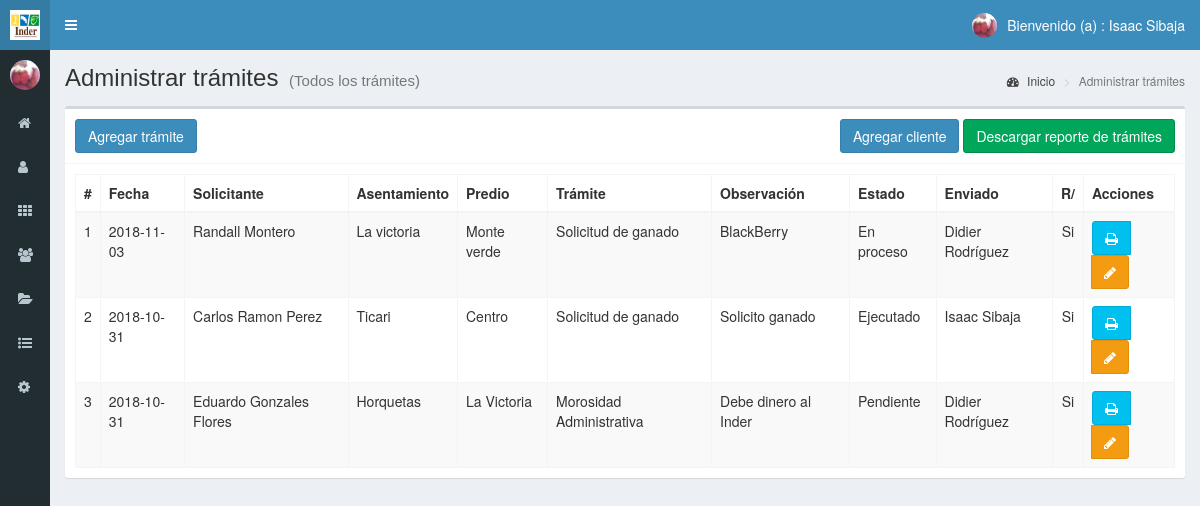
The page /tramites (signed in) on the database its author committed.
### tables this page shows
CREATE TABLE `tramites` (
  `id` int(11) NOT NULL,
  `fecha` date NOT NULL,
  `idCliente` int(11) NOT NULL,
  `asentamiento` text NOT NULL,
  `predio` text NOT NULL,
  `idTipoTramite` int(11) NOT NULL,
  `solicitudRespuesta` int(11) NOT NULL,
  `respuesta` text NOT NULL,
  `observacion` text NOT NULL,
  `idEstado` int(11) NOT NULL,
  `idUsuario` int(11) NOT NULL
);

CREATE TABLE `clientes` (
  `id` int(11) NOT NULL,
  `nombre` text NOT NULL,
  `documento` text NOT NULL,
  `email` text NOT NULL,
  `telefono` text NOT NULL,
  `telefono2` text NOT NULL,
  `direccion` text NOT NULL,
  `fecha_nacimiento` date NOT NULL,
  `observacion` text NOT NULL,
  `fecha` timestamp NOT NULL DEFAULT CURRENT_TIMESTAMP ON UPDATE CURRENT_TIMESTAMP
);

CREATE TABLE `tipotramite` (
  `id` int(11) NOT NULL,
  `tipo` text NOT NULL,
  `respuesta` text NOT NULL
);

CREATE TABLE `estados` (
  `id` int(11) NOT NULL,
  `estado` text NOT NULL,
  `color` text NOT NULL,
  `fecha` timestamp NOT NULL DEFAULT CURRENT_TIMESTAMP ON UPDATE CURRENT_TIMESTAMP
);

CREATE TABLE `usuarios` (
  `id` int(11) NOT NULL,
  `nombre` text NOT NULL,
  `usuario` text NOT NULL,
  `password` text NOT NULL,
  `email` text NOT NULL,
  `perfil` text NOT NULL,
  `foto` text NOT NULL,
  `estado` int(11) NOT NULL,
  `ultimo_login` timestamp NOT NULL DEFAULT CURRENT_TIMESTAMP ON UPDATE CURRENT_TIMESTAMP
);

### controladores/plantilla.controlador.php (called while the page is built)
<?php
class ControladorPlantilla
{
	static public function ctrPlantilla(){
		include "vistas/plantilla.php";
	}
}
?>

### index.php (called while the page is built, shortened)
<?php
require_once "controladores/plantilla.controlador.php";
require_once "controladores/usuarios.controlador.php";
require_once "controladores/estados.controlador.php";
require_once "controladores/clientes.controlador.php";
require_once "controladores/tramites.controlador.php";
require_once "controladores/tipotramite.controlador.php";
require_once "controladores/labores.controlador.php";
require_once "modelos/usuarios.modelo.php";
require_once "modelos/estados.modelo.php";
require_once "modelos/clientes.modelo.php";
require_once "modelos/tramites.modelo.php";
require_once "modelos/tipotramite.modelo.php";
$plantilla = new ControladorPlantilla();
$plantilla->ctrPlantilla();

### controladores/tramites.controlador.php (called while the page is built, shortened)
<?php
class ControladorTramites
{
    public static function ctrMostrarTramites($item, $valor)
    {
        $tabla = "tramites";
        $respuesta = ModeloTramites::mdlMostrarTramites($tabla, $item, $valor);
        return $respuesta;
    }
}

### modelos/conexion.php (called while the page is built)
<?php
class Conexion
{
    public static function conectar()
    {
        $link = new PDO("mysql:host=localhost;dbname=inder", "root", "");
        $link->exec("set names utf8");
        return $link;
    }
}

### modelos/tramites.modelo.php (called while the page is built, shortened)
<?php
require_once "conexion.php";
class ModeloTramites
{
    public static function mdlMostrarTramites($tabla, $item, $valor)
    {
        if ($item != null) {
            $stmt = Conexion::conectar()->prepare("SELECT * FROM $tabla WHERE $item = :$item");
            $stmt->bindParam(":" . $item, $valor, PDO::PARAM_STR);
            $stmt->execute();
            return $stmt->fetch();
        } else {
            $stmt = Conexion::conectar()->prepare("SELECT * FROM $tabla ORDER BY id DESC");
            $stmt->execute();
            return $stmt->fetchAll();
        }
    }
}

### controladores/clientes.controlador.php (called while the page is built, shortened)
<?php
class ControladorClientes
{
    public static function ctrMostrarClientes($item, $valor)
    {
        $tabla = "clientes";
        $respuesta = ModeloClientes::mdlMostrarClientes($tabla, $item, $valor);
        return $respuesta;
    }
}

### modelos/clientes.modelo.php (called while the page is built, shortened)
<?php
require_once "conexion.php";
class ModeloClientes
{
    public static function mdlMostrarClientes($tabla, $item, $valor)
    {
        if ($item != null) {
            $stmt = Conexion::conectar()->prepare("SELECT * FROM $tabla WHERE $item = :$item");
            $stmt->bindParam(":" . $item, $valor, PDO::PARAM_STR);
            $stmt->execute();
            return $stmt->fetch();
        } else {
            $stmt = Conexion::conectar()->prepare("SELECT * FROM $tabla ORDER BY id DESC");
            $stmt->execute();
            return $stmt->fetchAll();
        }
    }
}

### controladores/tipotramite.controlador.php (called while the page is built, shortened)
<?php
class ControladorTipoTramites
{
    public static function ctrMostrarTipoTramites($item, $valor)
    {
        $tabla = "tipotramite";
        $respuesta = ModeloTipoTramites::mdlMostrarTipoTramites($tabla, $item, $valor);
        return $respuesta;
    }
}

### modelos/tipotramite.modelo.php (called while the page is built, shortened)
<?php
require_once "conexion.php";
class ModeloTipoTramites
{
    public static function mdlMostrarTipoTramites($tabla, $item, $valor)
    {
        if ($item != null) {
            $stmt = Conexion::conectar()->prepare("SELECT * FROM $tabla WHERE $item = :$item");
            $stmt->bindParam(":" . $item, $valor, PDO::PARAM_STR);
            $stmt->execute();
            return $stmt->fetch();
        } else {
            $stmt = Conexion::conectar()->prepare("SELECT * FROM $tabla");
            $stmt->execute();
            return $stmt->fetchAll();
        }
    }
}

### controladores/estados.controlador.php (called while the page is built, shortened)
<?php
class ControladorEstados
{
    public static function ctrMostrarEstados($item, $valor)
    {
        $tabla = "estados";
        $respuesta = ModeloEstados::mdlMostrarEstados($tabla, $item, $valor);
        return $respuesta;
    }
}

### modelos/estados.modelo.php (called while the page is built, shortened)
<?php
require_once "conexion.php";
class ModeloEstados
{
    public static function mdlMostrarEstados($tabla, $item, $valor)
    {
        if ($item != null) {
            $stmt = Conexion::conectar()->prepare("SELECT * FROM $tabla WHERE $item = :$item");
            $stmt->bindParam(":" . $item, $valor, PDO::PARAM_STR);
            $stmt->execute();
            return $stmt->fetch();
        } else {
            $stmt = Conexion::conectar()->prepare("SELECT * FROM $tabla");
            $stmt->execute();
            return $stmt->fetchAll();
        }
    }
}

### controladores/usuarios.controlador.php (called while the page is built, shortened)
<?php
class ControladorUsuarios
{
    public static function ctrMostrarUsuarios($item, $valor)
    {
        $tabla = "usuarios";
        $respuesta = ModeloUsuarios::MdlMostrarUsuarios($tabla, $item, $valor);
        return $respuesta;
    }
}

### modelos/usuarios.modelo.php (called while the page is built, shortened)
<?php
require_once "conexion.php";
class ModeloUsuarios
{
    public static function mdlMostrarUsuarios($tabla, $item, $valor)
    {
        if ($item != null) {
            $stmt = Conexion::conectar()->prepare("SELECT * FROM $tabla WHERE $item = :$item");
            $stmt->bindParam(":" . $item, $valor, PDO::PARAM_STR);
            $stmt->execute();
            return $stmt->fetch();
        } else {
            $stmt = Conexion::conectar()->prepare("SELECT * FROM $tabla");
            $stmt->execute();
            return $stmt->fetchAll();
        }
    }
}

### vistas/modulos/tramites.php (the view, shortened to what this page needs)
<div class="content-wrapper">
  <section class="content-header">
    <h1>
      Administrar trámites
      <small>(Todos los trámites)</small>
    </h1>
    <ol class="breadcrumb">
      <li><a href="inicio"><i class="fa fa-dashboard"></i> Inicio</a></li>
      <li class="active">Administrar trámites</li>
    </ol>
  </section>
  <section class="content">
    <div class="box">
      <div class="box-header with-border">
        <button class="btn btn-primary" data-toggle="modal" data-target="#modalAgregarTramite">
          Agregar trámite
        </button>
        <div class="box-tool pull-right">
          <button class="btn btn-primary" data-toggle="modal" data-target="#modalAgregarCliente">
          Agregar cliente
        </button>
          <?php
echo '<a href="vistas/modulos/descargar-reporte-tramites.php?Reporte=Reporte">
            <button class="btn btn-success">Descargar reporte de trámites</button>
          </a>';
?>
        </div>
      </div>
      <div class="box-body">
       <table class="table table-bordered table-striped dt-responsive tablas" width="100%">
        <thead>
         <tr>
           <th style="width:10px">#</th>
           <th>Fecha</th>
           <th>Solicitante</th>
           <th>Asentamiento</th>
           <th>Predio</th>
           <th>Trámite</th>
           <th>Observación</th>
           <th>Estado</th>
           <th>Enviado</th>
           <th>R/</th>
           <th>Acciones</th>
         </tr>
        </thead>
        <tbody>
        <?php
$item  = null;
$valor = null;
$tramites = ControladorTramites::ctrMostrarTramites($item, $valor);
foreach ($tramites as $key => $value) {
    echo '<tr>
                    <td>' . ($key + 1) . '</td>
                    <td>' . $value["fecha"] . '</td>';
    $itemCliente  = "id";
    $valorCliente = $value["idCliente"];
    $respuestaCliente = ControladorClientes::ctrMostrarClientes($itemCliente, $valorCliente);
    echo '<td>' . $respuestaCliente["nombre"] . '</td>
                    <td>' . $value["asentamiento"] . '</td>
                    <td>' . $value["predio"] . '</td>';
    $itemTipoTramite  = "id";
    $valorTipoTramite = $value["idTipoTramite"];
    $respuestaTipoTramite = ControladorTipoTramites::ctrMostrarTipoTramites($itemTipoTramite, $valorTipoTramite);
    echo '<td>' . $respuestaTipoTramite["tipo"] . '</td>
                    <td>' . $value["observacion"] . '</td>';
    $itemEstado  = "id";
    $valorEstado = $value["idEstado"];
    $respuestaEstado = ControladorEstados::ctrMostrarEstados($itemEstado, $valorEstado);
    echo '<td>' . $respuestaEstado["estado"] . '</td>';
    $itemUsuario  = "id";
    $valorUsuario = $value["idUsuario"];
    $respuestaUsuario = ControladorUsuarios::ctrMostrarUsuarios($itemUsuario, $valorUsuario);
    echo '<td>' . $respuestaUsuario["nombre"] . '</td>';
    $si                      = "Si";
    $no                      = "No";
    if ($value["solicitudRespuesta"] == "1") {
        echo '<td align="center">' . $si . '</td>';
    } else {
        echo '<td align="center">' . $no . '</td>';
    }
    echo '<td>
                      <div class="btn-group">
                      <button class="btn btn-info btnImprimirTramite" codigoTramite="' . $value["id"] . '">
                          <i class="fa fa-print"></i>
                      </button>
                        <button class="btn btn-warning btnEditarTramite" data-toggle="modal" data-target="#modalEditarTramite" idTramite="' . $value["id"] . '" idSolicitudRespuesta="' . $value["solicitudRespuesta"] . '"><i class="fa fa-pencil"></i></button>';
    echo '</div>
                    </td>
                  </tr>';
}
?>
        </tbody>
       </table>
      </div>
    </div>
  </section>
</div>

### vistas/plantilla.php (shortened to what this page needs)
<!DOCTYPE html>
<html>
<head>
  <link rel="stylesheet" href="vistas/bower_components/bootstrap/dist/css/bootstrap.min.css">
  <link rel="stylesheet" href="vistas/bower_components/font-awesome/css/font-awesome.min.css">
  <link rel="stylesheet" href="vistas/bower_components/Ionicons/css/ionicons.min.css">
  <link rel="stylesheet" href="vistas/dist/css/AdminLTE.css">
  <link rel="stylesheet" href="vistas/dist/css/skins/_all-skins.min.css">
  <link rel="stylesheet" href="vistas/dist/css/fonts-googleapis.css">
  <link rel="stylesheet" href="vistas/bower_components/datatables.net-bs/css/dataTables.bootstrap.min.css">
  <link rel="stylesheet" href="vistas/bower_components/datatables.net-bs/css/responsive.bootstrap.min.css">
  <link rel="stylesheet" href="vistas/plugins/iCheck/all.css">
  <link rel="stylesheet" href="vistas/bower_components/fullcalendar/fullcalendar.min.css">
  <link rel="stylesheet" href="vistas/bower_components/bootstrap-daterangepicker/daterangepicker.css">
  <link rel="stylesheet" href="vistas/bower_components/morris.js/morris.css">
  <link rel="stylesheet" href="vistas/bower_components/bootstrap-datepicker/dist/css/bootstrap-datepicker.min.css">
  <link rel="stylesheet" href="vistas/bower_components/clockpicker/bootstrap-clockpicker.css">
  <link rel="stylesheet" href="vistas/plugins/timepicker/bootstrap-timepicker.min.css">
  <link rel="stylesheet" href="vistas/dist/css/estilos.css">
  <link rel="stylesheet" href="vistas/bower_components/bootstrap-colorpicker/dist/css/bootstrap-colorpicker.min.css"
  <!--=====================================
  =            PUGINS DE JAVASCRIPT            =
  ======================================-->
</head>
<body class="hold-transition skin-blue sidebar-collapse sidebar-mini login-page" id="menuPlantilla">
  <?php
if (isset($_SESSION["iniciarSesion"]) && $_SESSION["iniciarSesion"] == "ok") {
    echo '<div class="wrapper">';
    include "modulos/cabezote.php";
    include "modulos/menu.php";
    if (isset($_GET["ruta"])) {
        if ($_GET["ruta"] == "inicio" ||
            $_GET["ruta"] == "usuarios" ||
            $_GET["ruta"] == "estados" ||
            $_GET["ruta"] == "oficios" ||
            $_GET["ruta"] == "seguimiento" ||
            $_GET["ruta"] == "clientes" ||
            $_GET["ruta"] == "tramites" ||
            $_GET["ruta"] == "tipotramite" ||
            $_GET["ruta"] == "miperfil" ||
            $_GET["ruta"] == "instituto" ||
            $_GET["ruta"] == "labores" ||
            $_GET["ruta"] == "salir") {
            include "modulos/" . $_GET["ruta"] . ".php";
        } else {
            include "modulos/404.php";
        }
    } else {
        include "modulos/inicio.php";
    }
    echo '</div>';
} else {
    include "modulos/login.php";
}
?>
</body>
</html>

### vistas/modulos/cabezote.php (shortened to what this page needs)
<header class="main-header">
    <a href="inicio" class="logo">
      <span class="logo-mini">
        <img src="vistas/img/plantilla/icono-blanco.png" class="img-responsive" style="padding: 10px">
      </span>
    </a>
  <nav class="navbar navbar-static-top">
      <a href="#" class="sidebar-toggle" data-toggle="push-menu" role="button">
      </a>
      <div class="navbar-custom-menu">
        <ul class="nav navbar-nav">
          <li class="dropdown user user-menu">
            <a href="#" class="dropdown-toggle" data-toggle="dropdown">
              <?php
if ($_SESSION["foto"] != "") {
    echo '<img src="' . $_SESSION["foto"] . '" class="user-image">';
} else {
    echo '<img src="vistas/img/usuarios/default/anonymous.png" class="user-image">';
}
?>
              <span class="hidden-xs">Bienvenido (a) : <?php echo $_SESSION["nombre"]; ?></span>
            </a>
          </li>
        </ul>
      </div>
    </nav>
</header>

### vistas/modulos/menu.php (shortened to what this page needs)
<aside class="main-sidebar">
	<section class="sidebar">
		<div class="user-panel">
        <div class="pull-left image">
          <img class="img-circle" <?php
if ($_SESSION["foto"] != "") {
    echo '<img src="' . $_SESSION["foto"] . '" class="user-image">';
} else {
    echo '<img src="vistas/img/usuarios/default/anonymous.png" class="user-image">';
}
?>
        </div>
      </div>
		<ul class="sidebar-menu">
			<li>
				<a href="inicio">
					<i class="fa fa-home"></i>
				</a>
			</li>
			<li>
				<a href="usuarios">
					<i class="fa fa-user"></i>
				</a>
			</li>
			<li>
				<a href="estados">
					<i class="fa fa-th"></i>
				</a>
			</li>
			<li >
				<a href="clientes">
					<i class="fa fa-users"></i>
				</a>
			</li>
			<li class="treeview">
				<a href="#">
					<i class="fa fa-folder-open"></i>
				</a>
			</li>
			<li class="treeview">
				<a href="#">
					<i class="fa fa-list-ul"></i>
				</a>
			</li>
			<li>
				<a href="instituto">
					<i class="fa fa-cog"></i>
				</a>
			</li>
	</section>
</aside>

### rows shown on the page
tramites: fecha "2018-11-03", idCliente.nombre "Randall Montero", asentamiento "La victoria", predio "Monte verde", idTipoTramite.tipo "Solicitud de ganado", observacion "BlackBerry", idEstado.estado "En proceso", idUsuario.nombre "Didier Rodríguez", si "Si"
tramites: fecha "2018-10-31", idCliente.nombre "Carlos Ramon Perez", asentamiento "Ticari", predio "Centro", idTipoTramite.tipo "Solicitud de ganado", observacion "Solicito ganado", idEstado.estado "Ejecutado", idUsuario.nombre "Isaac Sibaja", si "Si"
tramites: fecha "2018-10-31", idCliente.nombre "Eduardo Gonzales Flores", asentamiento "Horquetas", predio "La Victoria", idTipoTramite.tipo "Morosidad Administrativa", observacion "Debe dinero al Inder", idEstado.estado "Pendiente", idUsuario.nombre "Didier Rodríguez", si "Si"

### other values the page prints
$_SESSION["nombre"] "Isaac Sibaja"
